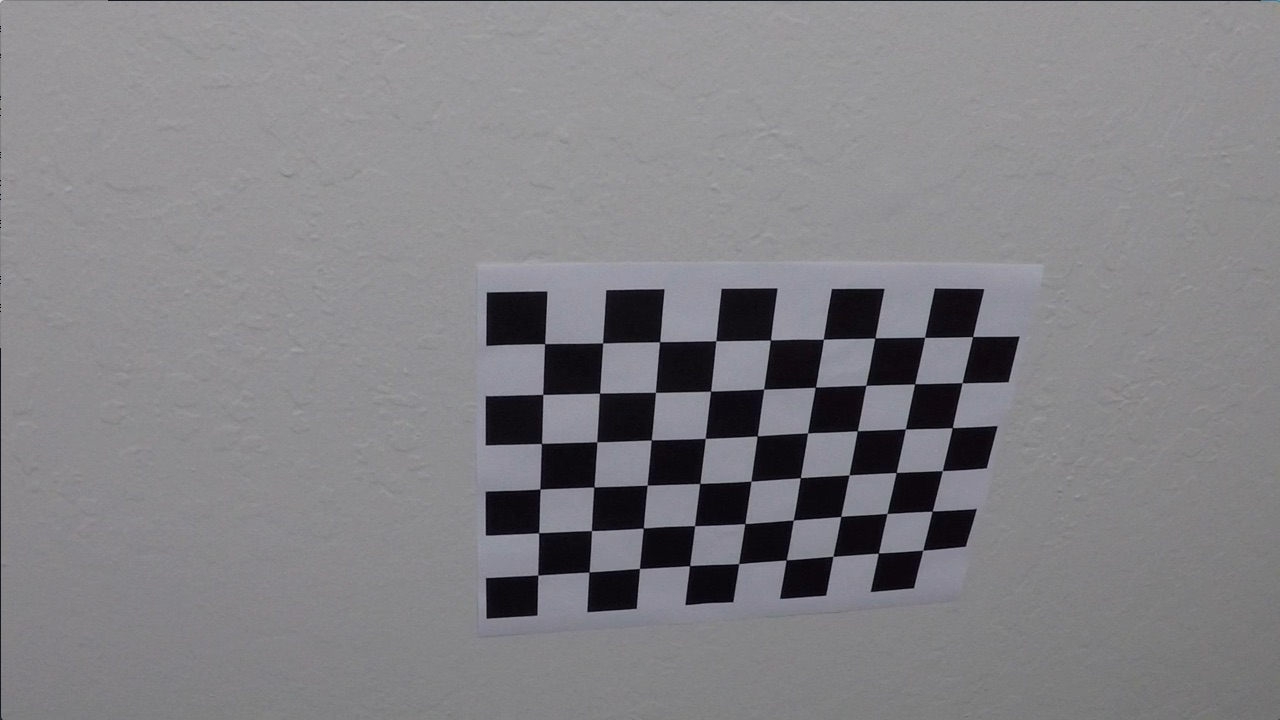
#> input picture camera_cal/calibration10.jpg, 1280 x 720 px; its folder holds only this picture in this run
$ jupyter execute --allow-errors AdvancedLaneFinding.ipynb   (shell and % lines are left out)   (older library calls are emulated)
#> lines starting #> are read from the running program, lines starting #| are printed output that depends on the picture
## Advanced LaneLine Finding

### Camera Calibration
The camera calibration aims to calculate the Matrix and Dist values in order to be used in Undistorison. The steps are the following:
1. List all images names
2. Per each image find the chessboard corners and append those corners
3. Calculate the Matrix and Dist Values

[cell 1]
import numpy as np
import cv2
import matplotlib.pyplot as plt
import matplotlib.image as mpimg
import glob

## Reading all images
images = glob.glob('./camera_cal/calibration*.jpg')

## Creating Matrix for objpoints and imgpoints
objpoints = [] # 3D Points
imgpoints = [] # 2D Points

## Number of Corners (x, y)
nx = 9
ny = 5

objp = np.zeros((nx*ny,3), np.float32)
objp[:,:2] = np.mgrid[0:nx,0:ny].T.reshape(-1,2) # x,y coordinates

for fname in images:
    img = cv2.imread(fname)
#> img is the input picture: shape (720, 1280, 3); mean B, G, R 133.1, 129.4, 130.2
    gray = cv2.cvtColor(img, cv2.COLOR_BGR2GRAY)

    ret , corners = cv2.findChessboardCorners(gray, (nx, ny), None)
#> ret = False; corners = None

    if ret == True:
        imgpoints.append(corners)
        objpoints.append(objp)

# Image Size is concurrent for Every Image
img_size = (img.shape[1], img.shape[0])
#> img_size = (1280, 720)
#> (the rest of this cell did not finish here and is left out)

### Camera undistorsion
We have already calculated Matrix and Dist value, so here we will define the Undistorsion program and a shot example of how does it works

[cell 2]
def undistort(img):
    return cv2.undistort(img, mtx, dist, None, mtx)

img = cv2.imread('./camera_cal/calibration1.jpg')
#> (the rest of this cell did not finish here and is left out)

### Image Thresholding for Line Detection

[cell 3]
# [66 lines left out: functions abs_sobel_thresh, SobelMag, SobelDir, HS_Thresh, filter_image, not called in this run]

img = cv2.imread("./test_images/test5.jpg")
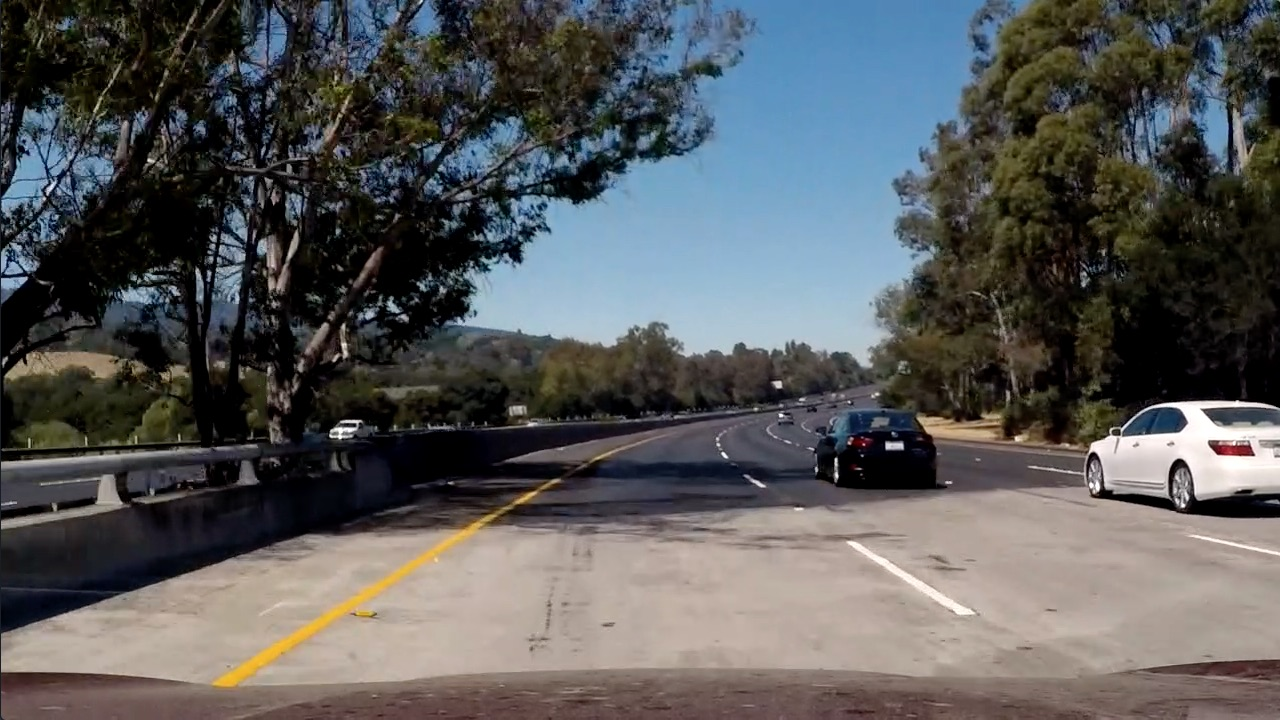
#> input picture test_images/test5.jpg, 1280 x 720 px, found by its file name
#> img is the input picture: shape (720, 1280, 3); mean B, G, R 89.8, 89.3, 88.5
#> (the rest of this cell did not finish here and is left out)

### Region Selection

[cell 4]
# [20 lines left out: function regSelect, not called in this run]

#> (the rest of this cell did not finish here and is left out)

### Image Warping

#> (a cell that did not finish here is left out)

### Where are the lines?
For that purpose we use an histogram

[cell 6]
import numpy as np

# [88 lines left out: function getRoad, not called in this run]


#> (the rest of this cell did not finish here and is left out)

## General Pipeline

[cell 7]
# Read Image
img = cv2.imread('./test_images/test2.jpg')
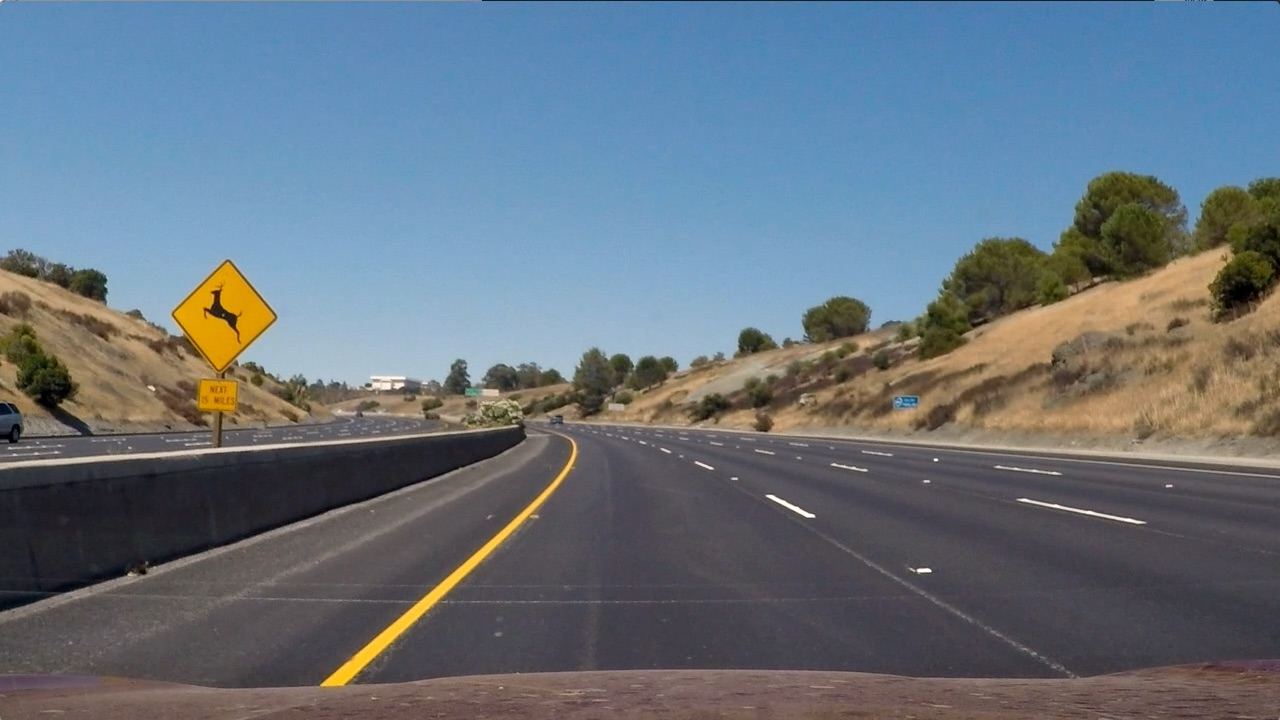
#> input picture test_images/test2.jpg, 1280 x 720 px, found by its file name
#> img is the input picture: shape (720, 1280, 3); mean B, G, R 125.5, 114.6, 102.8
plt.imshow(img)
plt.show()
# Undistort image
#> (the rest of this cell did not finish here and is left out)
